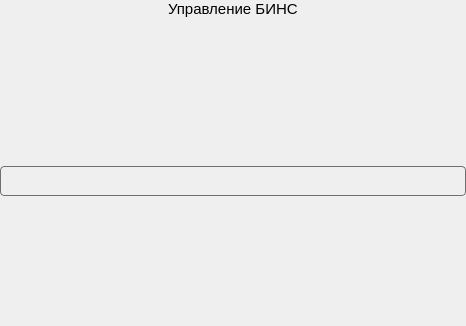
<?xml version="1.0" encoding="UTF-8"?>
<ui version="4.0">
 <class>BINSRemoteControlUI</class>
 <widget class="QWidget" name="BINSRemoteControlUI">
  <property name="geometry">
   <rect>
    <x>0</x>
    <y>0</y>
    <width>466</width>
    <height>326</height>
   </rect>
  </property>
  <property name="sizePolicy">
   <sizepolicy hsizetype="Fixed" vsizetype="Preferred">
    <horstretch>0</horstretch>
    <verstretch>0</verstretch>
   </sizepolicy>
  </property>
  <property name="minimumSize">
   <size>
    <width>466</width>
    <height>0</height>
   </size>
  </property>
  <property name="maximumSize">
   <size>
    <width>466</width>
    <height>16777215</height>
   </size>
  </property>
  <property name="windowTitle">
   <string>Form</string>
  </property>
  <property name="styleSheet">
   <string notr="true">QGroupBox
{
	border:1px solid rgb(112,112,112);
	border-radius:4px;
}</string>
  </property>
  <layout class="QVBoxLayout" name="verticalLayout_2">
   <property name="spacing">
    <number>6</number>
   </property>
   <property name="leftMargin">
    <number>0</number>
   </property>
   <property name="topMargin">
    <number>0</number>
   </property>
   <property name="rightMargin">
    <number>0</number>
   </property>
   <property name="bottomMargin">
    <number>0</number>
   </property>
   <item>
    <layout class="QVBoxLayout" name="layoutMain">
     <item alignment="Qt::AlignHCenter|Qt::AlignTop">
      <widget class="QLabel" name="label">
       <property name="font">
        <font>
         <family>Arial</family>
         <pointsize>11</pointsize>
        </font>
       </property>
       <property name="text">
        <string>Управление БИНС</string>
       </property>
      </widget>
     </item>
     <item alignment="Qt::AlignTop">
      <widget class="QGroupBox" name="groupMain">
       <property name="title">
        <string/>
       </property>
       <layout class="QVBoxLayout" name="verticalLayout_3">
        <property name="spacing">
         <number>0</number>
        </property>
        <property name="leftMargin">
         <number>22</number>
        </property>
        <property name="topMargin">
         <number>14</number>
        </property>
        <property name="rightMargin">
         <number>22</number>
        </property>
        <property name="bottomMargin">
         <number>14</number>
        </property>
        <item>
         <layout class="QVBoxLayout" name="layoutGroupBox">
          <property name="spacing">
           <number>10</number>
          </property>
          <property name="leftMargin">
           <number>0</number>
          </property>
          <property name="topMargin">
           <number>0</number>
          </property>
          <property name="rightMargin">
           <number>0</number>
          </property>
          <property name="bottomMargin">
           <number>0</number>
          </property>
         </layout>
        </item>
       </layout>
      </widget>
     </item>
    </layout>
   </item>
  </layout>
 </widget>
 <resources/>
 <connections/>
</ui>
